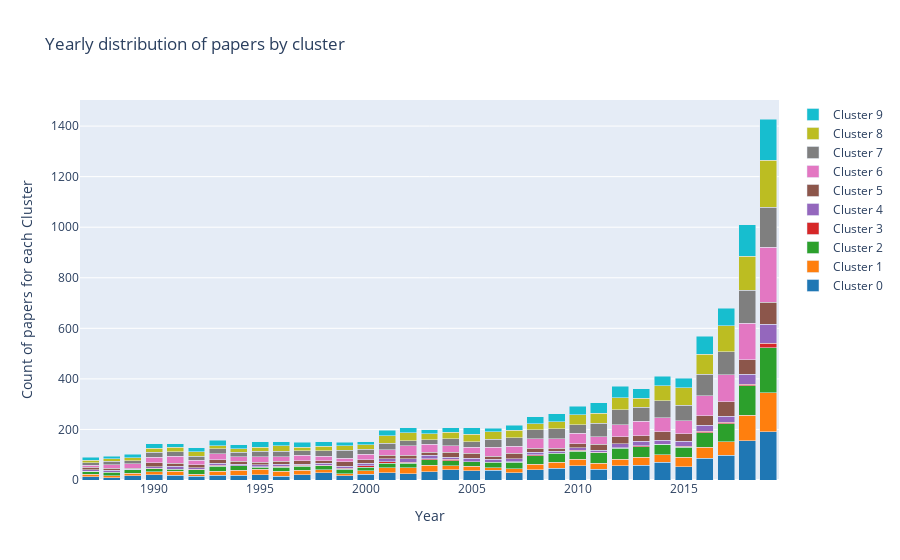

Source (notebook cell):
### Code cell
# Group the data by year and clusters
df_grouped = df_clustering_results.groupby(['year', 'cluster']).size().reset_index(name='counts')

# Create a list of colors for the clusters
colors = ['#1f77b4', '#ff7f0e', '#2ca02c', '#d62728', '#9467bd',
          '#8c564b', '#e377c2', '#7f7f7f', '#bcbd22', '#17becf']

# Create a trace for each cluster
traces = []
for i in range(10):
    trace = go.Bar(
        x=df_grouped[df_grouped['cluster'] == i]['year'],
        y=df_grouped[df_grouped['cluster'] == i]['counts'],
        name=f'Cluster {i}',
        marker=dict(color=colors[i])
    )
    traces.append(trace)

# Create the layout
layout = go.Layout(
    title='Yearly distribution of papers by cluster',
    xaxis=dict(title='Year'),
    yaxis=dict(title='Count of papers for each Cluster'),
    barmode='stack'

)

# Create the figure and plot it
fig = go.Figure(data=traces, layout=layout)
fig.show()

for key, value in cluster_dict.items():
    print(f"Cluster {key}:", value)

### Figure 1 — Plotly figure (JSON) as saved in the notebook; plotly's stock layout.template omitted (floating-point values rounded to 4 significant figures)
{"data": [{"marker": {"color": "#1f77b4"}, "name": "Cluster 0", "type": "bar", "x": [1987, 1988, 1989, 1990, 1991, 1992, 1993, 1994, 1995, 1996, 1997, 1998, 1999, 2000, 2001, 2002, 2003, 2004, 2005, 2006, 2007, 2008, 2009, 2010, 2011, 2012, 2013, 2014, 2015, 2016, 2017, 2018, 2019], "y": [12, 9, 16, 20, 19, 14, 19, 19, 21, 14, 21, 28, 17, 22, 28, 25, 32, 40, 36, 38, 29, 40, 47, 57, 42, 56, 58, 70, 52, 86, 98, 156, 191]}, {"marker": {"color": "#ff7f0e"}, "name": "Cluster 1", "type": "bar", "x": [1987, 1988, 1989, 1990, 1991, 1992, 1993, 1994, 1995, 1996, 1997, 1998, 1999, 2000, 2001, 2002, 2003, 2004, 2005, 2006, 2007, 2008, 2009, 2010, 2011, 2012, 2013, 2014, 2015, 2016, 2017, 2018, 2019], "y": [11, 8, 11, 12, 15, 9, 16, 19, 21, 21, 18, 12, 7, 14, 20, 24, 27, 16, 18, 10, 16, 22, 23, 25, 24, 26, 32, 29, 38, 44, 53, 101, 154]}, {"marker": {"color": "#2ca02c"}, "name": "Cluster 2", "type": "bar", "x": [1987, 1988, 1989, 1990, 1991, 1992, 1993, 1994, 1995, 1996, 1997, 1998, 1999, 2000, 2001, 2002, 2003, 2004, 2005, 2006, 2007, 2008, 2009, 2010, 2011, 2012, 2013, 2014, 2015, 2016, 2017, 2018, 2019], "y": [11, 14, 13, 12, 9, 18, 20, 18, 9, 15, 16, 16, 18, 14, 19, 18, 22, 20, 18, 22, 25, 33, 36, 32, 42, 43, 42, 42, 40, 56, 71, 115, 178]}, {"marker": {"color": "#d62728"}, "name": "Cluster 3", "type": "bar", "x": [1987, 1989, 1990, 1992, 1993, 1994, 1995, 1996, 1997, 1998, 1999, 2000, 2001, 2002, 2003, 2004, 2005, 2007, 2008, 2010, 2011, 2012, 2013, 2014, 2015, 2016, 2017, 2018, 2019], "y": [1, 1, 2, 1, 3, 1, 1, 5, 3, 3, 5, 6, 5, 4, 4, 6, 1, 3, 4, 3, 1, 3, 3, 1, 3, 6, 6, 7, 18]}, {"marker": {"color": "#9467bd"}, "name": "Cluster 4", "type": "bar", "x": [1987, 1988, 1989, 1990, 1991, 1992, 1993, 1994, 1995, 1996, 1997, 1998, 1999, 2000, 2001, 2002, 2003, 2004, 2005, 2006, 2007, 2008, 2009, 2010, 2011, 2012, 2013, 2014, 2015, 2016, 2017, 2018, 2019], "y": [5, 8, 1, 6, 12, 7, 9, 5, 8, 7, 4, 7, 7, 10, 13, 13, 12, 8, 13, 12, 12, 10, 8, 11, 8, 16, 18, 16, 20, 25, 24, 39, 75]}, {"marker": {"color": "#8c564b"}, "name": "Cluster 5", "type": "bar", "x": [1987, 1988, 1989, 1990, 1991, 1992, 1993, 1994, 1995, 1996, 1997, 1998, 1999, 2000, 2001, 2002, 2003, 2004, 2005, 2006, 2007, 2008, 2009, 2010, 2011, 2012, 2013, 2014, 2015, 2016, 2017, 2018, 2019], "y": [10, 7, 5, 16, 11, 12, 14, 12, 10, 12, 14, 10, 18, 14, 13, 14, 13, 19, 19, 12, 21, 17, 11, 15, 25, 27, 23, 33, 30, 37, 57, 58, 88]}, {"marker": {"color": "#e377c2"}, "name": "Cluster 6", "type": "bar", "x": [1987, 1988, 1989, 1990, 1991, 1992, 1993, 1994, 1995, 1996, 1997, 1998, 1999, 2000, 2001, 2002, 2003, 2004, 2005, 2006, 2007, 2008, 2009, 2010, 2011, 2012, 2013, 2014, 2015, 2016, 2017, 2018, 2019], "y": [9, 14, 18, 22, 27, 18, 22, 18, 22, 18, 21, 18, 14, 22, 21, 37, 32, 26, 24, 36, 28, 38, 39, 41, 30, 47, 57, 56, 52, 79, 107, 145, 216]}, {"marker": {"color": "#7f7f7f"}, "name": "Cluster 7", "type": "bar", "x": [1987, 1988, 1989, 1990, 1991, 1992, 1993, 1994, 1995, 1996, 1997, 1998, 1999, 2000, 2001, 2002, 2003, 2004, 2005, 2006, 2007, 2008, 2009, 2010, 2011, 2012, 2013, 2014, 2015, 2016, 2017, 2018, 2019], "y": [10, 15, 12, 19, 18, 15, 20, 17, 22, 22, 18, 21, 32, 19, 27, 21, 17, 28, 23, 32, 34, 35, 38, 34, 53, 60, 54, 67, 61, 86, 92, 130, 158]}, {"marker": {"color": "#bcbd22"}, "name": "Cluster 8", "type": "bar", "x": [1987, 1988, 1989, 1990, 1991, 1992, 1993, 1994, 1995, 1996, 1997, 1998, 1999, 2000, 2001, 2002, 2003, 2004, 2005, 2006, 2007, 2008, 2009, 2010, 2011, 2012, 2013, 2014, 2015, 2016, 2017, 2018, 2019], "y": [10, 9, 11, 16, 18, 17, 13, 15, 16, 21, 15, 18, 18, 18, 29, 31, 24, 26, 29, 28, 29, 24, 28, 40, 40, 48, 37, 59, 69, 79, 102, 135, 187]}, {"marker": {"color": "#17becf"}, "name": "Cluster 9", "type": "bar", "x": [1987, 1988, 1989, 1990, 1991, 1992, 1993, 1994, 1995, 1996, 1997, 1998, 1999, 2000, 2001, 2002, 2003, 2004, 2005, 2006, 2007, 2008, 2009, 2010, 2011, 2012, 2013, 2014, 2015, 2016, 2017, 2018, 2019], "y": [11, 10, 13, 18, 15, 16, 22, 16, 22, 17, 20, 18, 14, 13, 22, 20, 15, 18, 26, 14, 20, 27, 32, 34, 41, 44, 36, 38, 38, 71, 69, 123, 163]}], "layout": {"barmode": "stack", "title": {"text": "Yearly distribution of papers by cluster"}, "xaxis": {"title": {"text": "Year"}}, "yaxis": {"title": {"text": "Count of papers for each Cluster"}}}}
